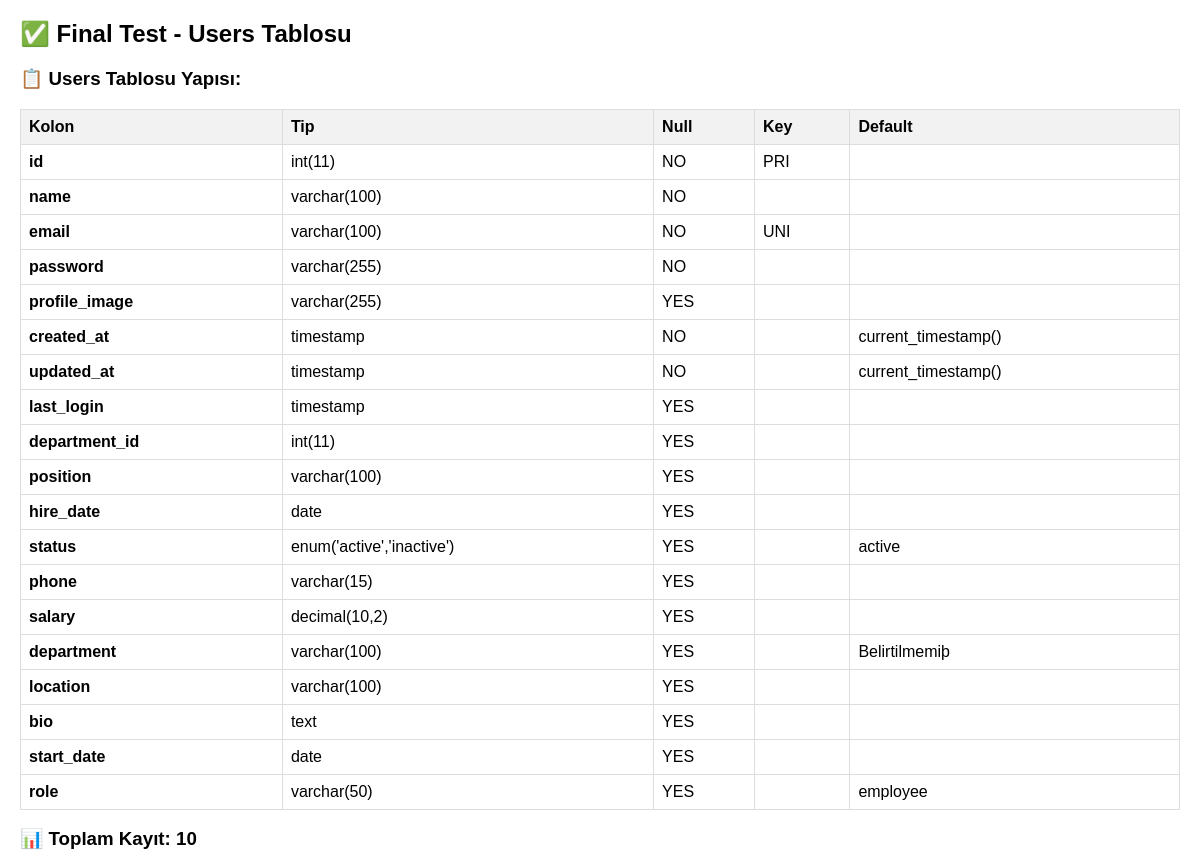
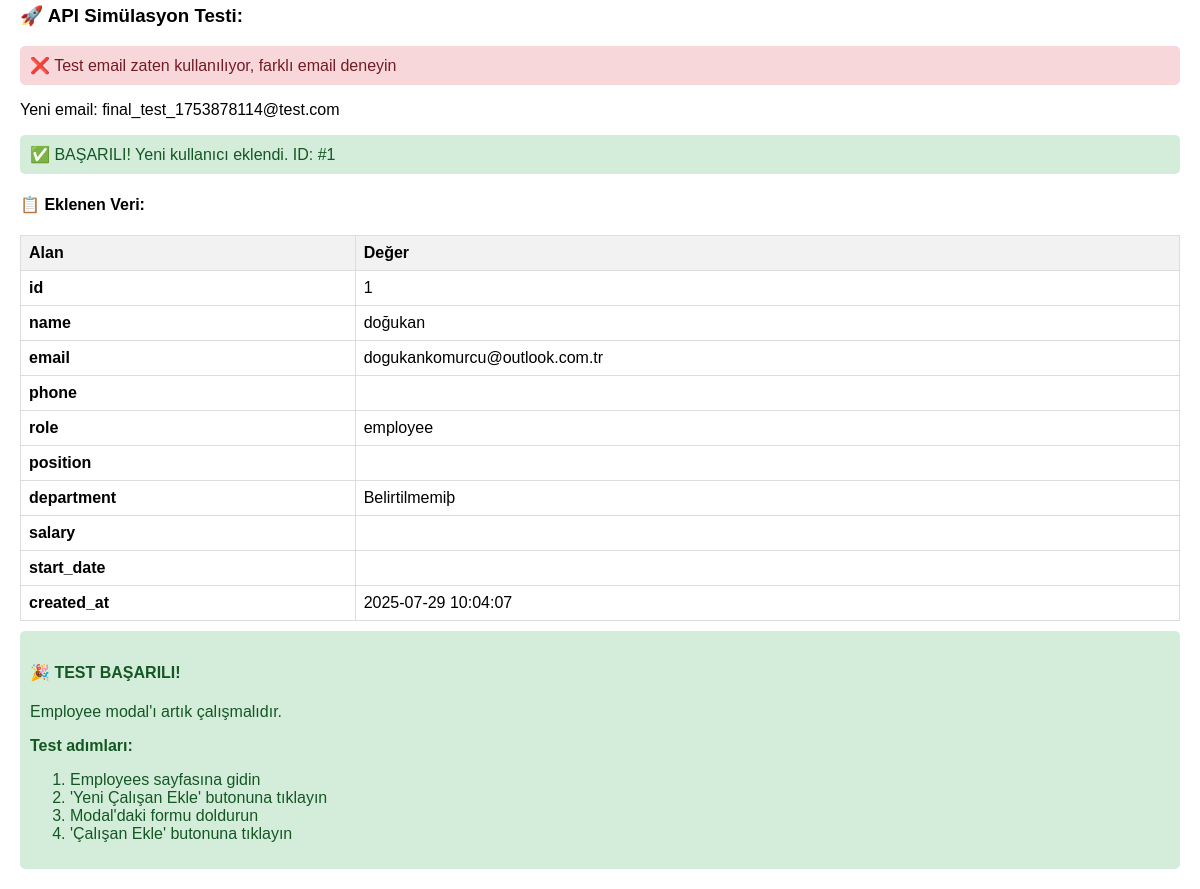
/final_test.php, run on the app's committed database (2 pictures, top to bottom).
### tables this page shows
CREATE TABLE `users` (
  `id` int(11) NOT NULL,
  `name` varchar(100) NOT NULL,
  `email` varchar(100) NOT NULL,
  `password` varchar(255) NOT NULL,
  `profile_image` varchar(255) DEFAULT NULL,
  `created_at` timestamp NOT NULL DEFAULT current_timestamp(),
  `updated_at` timestamp NOT NULL DEFAULT current_timestamp() ON UPDATE current_timestamp(),
  `last_login` timestamp NULL DEFAULT NULL,
  `department_id` int(11) DEFAULT NULL,
  `position` varchar(100) DEFAULT NULL,
  `hire_date` date DEFAULT NULL,
  `status` enum('active','inactive') DEFAULT 'active',
  `phone` varchar(15) DEFAULT NULL,
  `salary` decimal(10,2) DEFAULT NULL,
  `department` varchar(100) DEFAULT 'Belirtilmemiþ',
  `location` varchar(100) DEFAULT NULL,
  `bio` text DEFAULT NULL,
  `start_date` date DEFAULT NULL,
  `role` varchar(50) DEFAULT 'employee'
);

### final_test.php (the view, shortened to what this page needs)
<?php
require_once 'config/database.php';
echo "<h2>✅ Final Test - Users Tablosu</h2>";
try {
    echo "<h3>📋 Users Tablosu Yapısı:</h3>";
    $stmt = $pdo->query("SHOW COLUMNS FROM users");
    $columns = $stmt->fetchAll(PDO::FETCH_ASSOC);
    echo "<table>";
    echo "<tr><th>Kolon</th><th>Tip</th><th>Null</th><th>Key</th><th>Default</th></tr>";
    foreach($columns as $column) {
        echo "<tr>";
        echo "<td><strong>{$column['Field']}</strong></td>";
        echo "<td>{$column['Type']}</td>";
        echo "<td>{$column['Null']}</td>";
        echo "<td>{$column['Key']}</td>";
        echo "<td>{$column['Default']}</td>";
        echo "</tr>";
    }
    echo "</table>";
    $stmt = $pdo->query("SELECT COUNT(*) as total FROM users");
    $total = $stmt->fetchColumn();
    echo "<h3>📊 Toplam Kayıt: {$total}</h3>";
    echo "<h3>🚀 API Simülasyon Testi:</h3>";
    $testData = [
        'name' => 'Final Test User',
        'email' => 'final_test@test.com',
        'phone' => '05321234567',
        'position' => 'Test Developer',
        'department' => 'IT',
        'salary' => 25000,
        'start_date' => date('Y-m-d')
    ];
    $emailCheckStmt = $pdo->prepare("SELECT id FROM users WHERE email = ?");
    $emailCheckStmt->execute([$testData['email']]);
    if ($emailCheckStmt->fetch()) {
        echo "<div class='error'>❌ Test email zaten kullanılıyor, farklı email deneyin</div>";
        $testData['email'] = 'final_test_' . time() . '@test.com';
        echo "<p>Yeni email: {$testData['email']}</p>";
    }
    $stmt = $pdo->prepare("INSERT INTO users (name, email, phone, role, position, department, salary, start_date, created_at, password) VALUES (?, ?, ?, ?, ?, ?, ?, ?, NOW(), ?)");
    $passwordHash = password_hash('test123', PASSWORD_DEFAULT);
    $result = $stmt->execute([
        $testData['name'],
        $testData['email'],
        $testData['phone'],
        'employee',
        $testData['position'],
        $testData['department'],
        $testData['salary'],
        $testData['start_date'],
        $passwordHash
    ]);
    if ($result) {
        $newId = $pdo->lastInsertId();
        echo "<div class='success'>✅ BAŞARILI! Yeni kullanıcı eklendi. ID: #{$newId}</div>";
        $stmt = $pdo->prepare("SELECT id, name, email, phone, role, position, department, salary, start_date, created_at FROM users WHERE id = ?");
        $stmt->execute([$newId]);
        $newUser = $stmt->fetch(PDO::FETCH_ASSOC);
        echo "<h4>📋 Eklenen Veri:</h4>";
        echo "<table>";
        echo "<tr><th>Alan</th><th>Değer</th></tr>";
        foreach($newUser as $key => $value) {
            echo "<tr><td><strong>{$key}</strong></td><td>{$value}</td></tr>";
        }
        echo "</table>";
        echo "<div class='success'>";
        echo "<h4>🎉 TEST BAŞARILI!</h4>";
        echo "<p>Employee modal'ı artık çalışmalıdır.</p>";
        echo "<p><strong>Test adımları:</strong></p>";
        echo "<ol>";
        echo "<li>Employees sayfasına gidin</li>";
        echo "<li>'Yeni Çalışan Ekle' butonuna tıklayın</li>";
        echo "<li>Modal'daki formu doldurun</li>";
        echo "<li>'Çalışan Ekle' butonuna tıklayın</li>";
        echo "</ol>";
        echo "</div>";
    } else {
        echo "<div class='error'>❌ INSERT başarısız!</div>";
    }
} catch(PDOException $e) {
    echo "<div class='error'>";
    echo "❌ <strong>PDO Hatası:</strong><br>";
    echo "<strong>Kod:</strong> " . $e->getCode() . "<br>";
    echo "<strong>Mesaj:</strong> " . htmlspecialchars($e->getMessage());
    echo "</div>";
}
?>

### final_test.php (style rules this page uses)
table { border-collapse: collapse; width: 100%; margin: 10px 0; }
th, td { border: 1px solid #ddd; padding: 8px; text-align: left; }
th { background-color: #f2f2f2; }
.success { background: #d4edda; color: #155724; padding: 10px; border-radius: 5px; margin: 10px 0; }
.error { background: #f8d7da; color: #721c24; padding: 10px; border-radius: 5px; margin: 10px 0; }

### data on the page
users: id "1", name "doğukan", email "dogukankomurcu@outlook.com.tr", role "employee", department "Belirtilmemiþ", created_at "2025-07-29 10:04:07"

### other printed values
$column['Field'] "id"
$column['Type'] "int(11)"
$column['Null'] "NO"
$column['Key'] "PRI"
$column['Field'] "name"
$column['Type'] "varchar(100)"
$column['Field'] "email"
$column['Key'] "UNI"
$column['Field'] "password"
$column['Type'] "varchar(255)"
$column['Field'] "profile_image"
$column['Null'] "YES"
$column['Field'] "created_at"
$column['Type'] "timestamp"
$column['Default'] "current_timestamp()"
